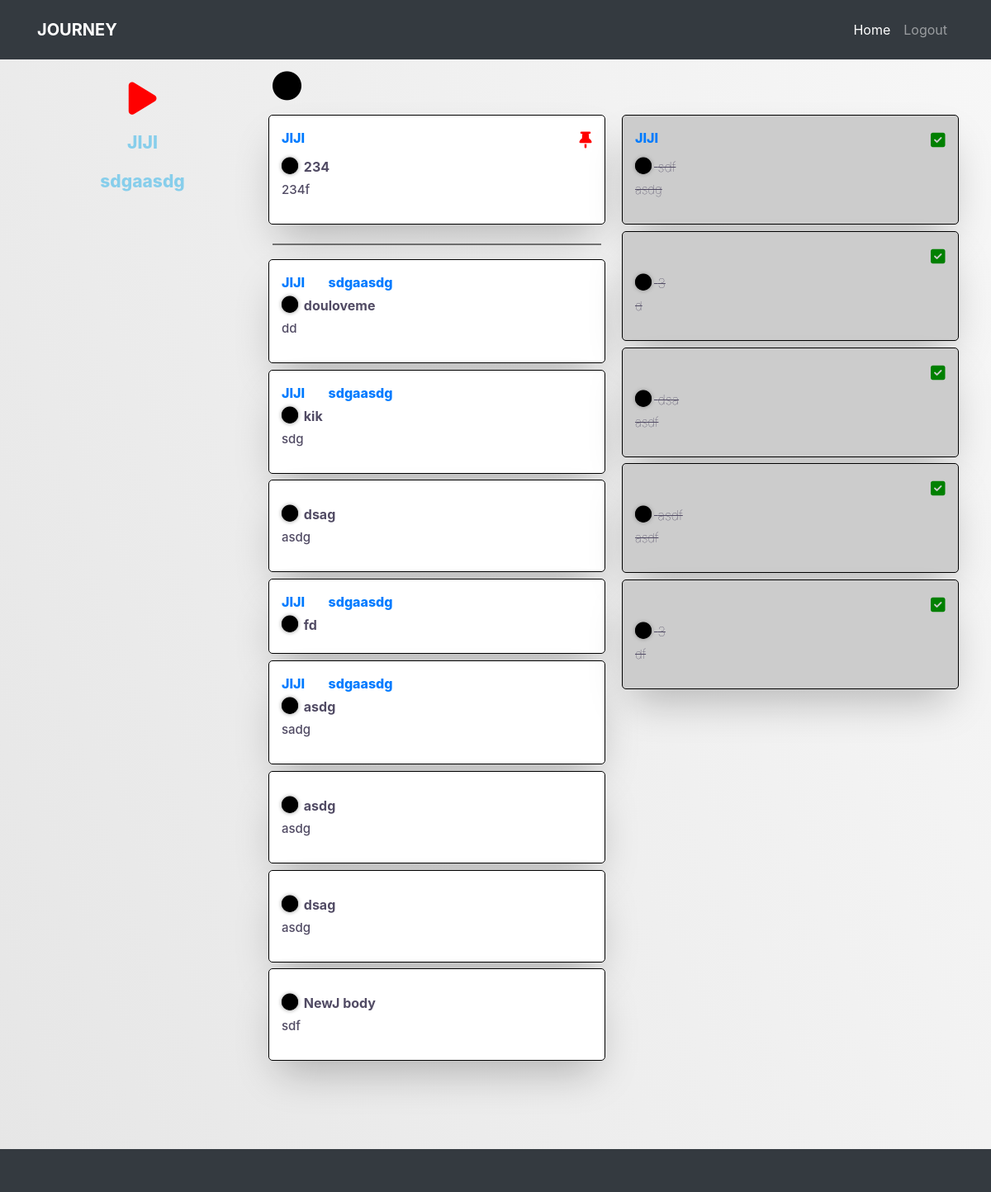
Page /domino/ (signed in) on the earlier database version.
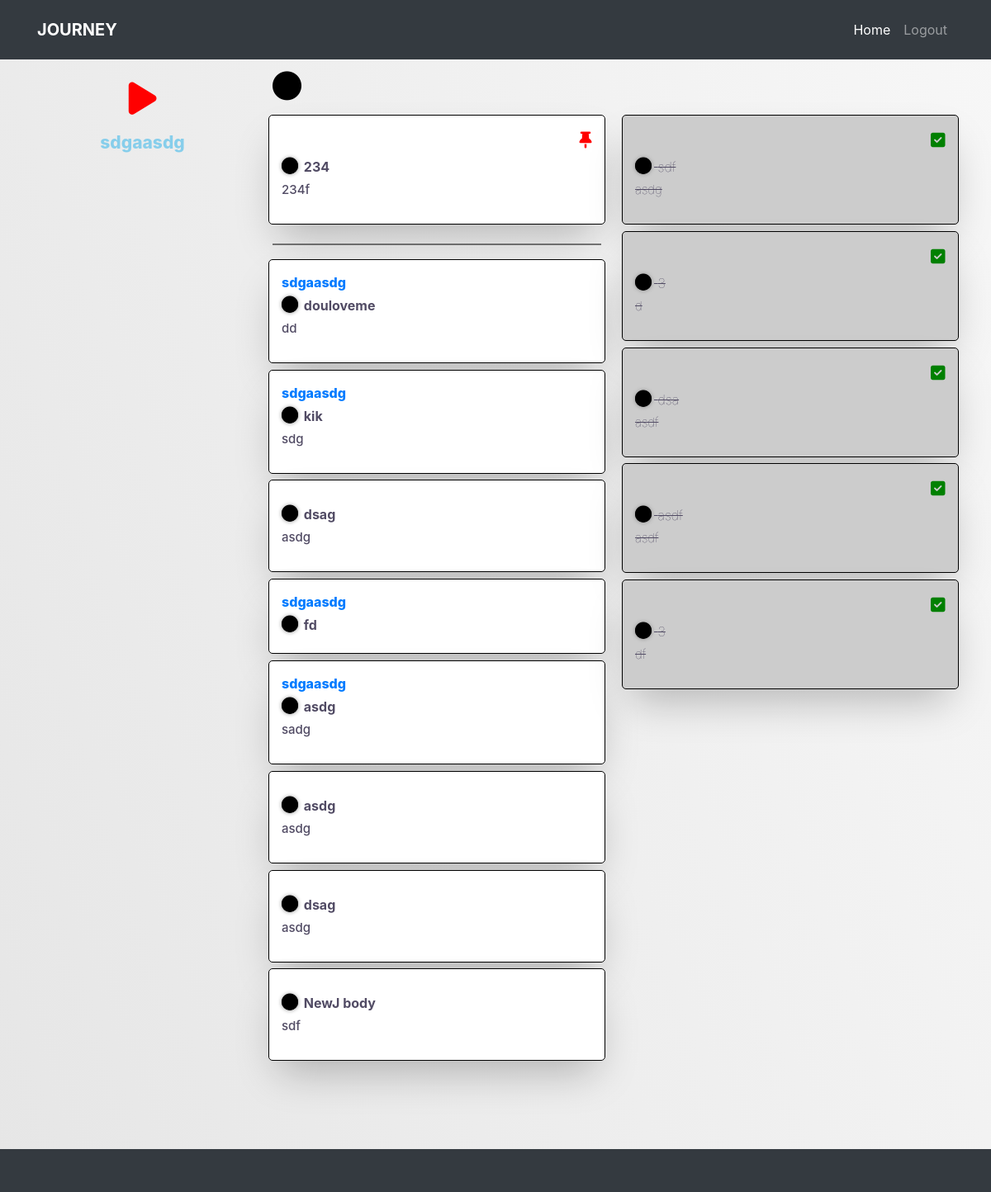
Same page on the later database version.
### journal/models.py (models this page shows, shortened)
class Collection(models.Model):
    journey = models.CharField(max_length=225)
    DateCreated = models.DateTimeField(default=timezone.now)
    icon = models.CharField(max_length=255, blank = True)
    description = models.TextField(blank = True)
    author = models.ForeignKey(User, on_delete=models.CASCADE, blank=True, default = 1)

class Domino(models.Model):
    head = models.CharField(max_length=255)
    body = models.TextField(blank= True)
    DateCreated = models.DateTimeField(default=timezone.now)
    DateLastEditted = models.DateTimeField(default=timezone.now)
    author = models.ForeignKey(User, on_delete=models.CASCADE, blank=True)
    assignedJourney = models.ManyToManyField(Collection, blank=True)
    parentId = models.ForeignKey('self',null=True,blank=True, on_delete=models.CASCADE)
    isPinned = models.BooleanField(default=False)
    isCompleted = models.BooleanField(default=False)
    timeset = models.BooleanField(default=False)

### journal/views.py (the view)
# urls.py: path('/', views.index, name="index"),
def index(request):
    user = request.user
    pinneddominos = Domino.objects.filter(author=user.id, isPinned = True).prefetch_related('assignedJourney').order_by('-DateLastEditted')
    dominos = Domino.objects.filter(author=user.id, isPinned = False, parentId__isnull=True, isCompleted = False).prefetch_related('assignedJourney').order_by('-id')
    completeddominos = Domino.objects.filter(author=user.id, isPinned = False, parentId__isnull=True, isCompleted = True).prefetch_related('assignedJourney').order_by('-DateLastEditted')
    journeys = Collection.objects.filter(author = user.id).order_by('id')
    return render(request, 'journal/dominos.html', {'user':user, 'dominos':dominos,'completeddominos':completeddominos, 'pinneddominos':pinneddominos, 'journeys': journeys})

### journal/templates/journal/dominos.html (shortened to what this page needs)
{% extends 'journal/base.html' %}
{% block content %}
{% if user.is_authenticated %}
<div class="row">
    <div class="col-md-3 journey-container">
        <a href="/domino/newjourney"><i class="d_button collection fas fa-play"></i></a>
        {% for journey in journeys %}
        <a href="/domino/journey/{{journey.id}}">
            {% if journeySelected %}
            <i class="icon icon-journey fas fa-{{journey.icon}} selected"></i>
            <div class="name selected">{{journey.journey}}</div>
            {% else %}
            <div class="name">{{journey.journey}}</div>
            {% endif %}
        </a>
        {% endfor %}
    </div>
    {% if journeySelected %}
    <div class="col-md-9 dominos_page jselected">
    {% else %}
    <div class="col-md-9 dominos_page">
    {% endif %}
        <div class="domino_buttons">
            {% load static %}
            <a href="/domino/new"><i class="d_button new fas fa-circle"></i></a>
        </div>
        <div class="row">
            <div class="col-md-6">
                <div id="pinned-dominos" class="row">
                    {% for domino in pinneddominos %}
                        <div class="domino_container col-md-12 col-sm-12"  onclick="window.location.href='/domino/id/{{domino.id}}'">
                            <div class="domino" id="d{{domino.id}}">
                                <div class="assignedJourneys">
                                    {% for journey in domino.assignedJourney.all %}
                                    <a href="/domino/journey/{{journey.id}}">{{journey.journey}}</a>
                                    {% endfor %}
                                </div>
                                <div class="rightside">
                                    <i class="fas fa-thumbtack pinned"></i>
                                </div>
                                <div class="head">
                                    <i class="icon icon-bullet fas fa-circle"></i>
                                    {{domino.head}}
                                </div>
                                {% if domino.body %}
                                <div class="body">
                                    {{domino.body|linebreaks}}
                                </div>
                                {% endif %}
                            </div>
                        </div>
                    {% endfor %}
                </div>
                <hr style="border-top: 2px solid rgba(0,0,0,.5);">
                <div id="regular-dominos" class="row">
                    {% for domino in dominos %}
                        <div class="domino_container col-md-12 col-sm-12 completed-{{domino.isCompleted}}" onclick="window.location.href='/domino/id/{{domino.id}}'">
                            <div class="domino" id="d{{domino.id}}">
                                <div class="assignedJourneys">
                                    {% for journey in domino.assignedJourney.all %}
                                    <a href="/domino/journey/{{journey.id}}">{{journey.journey}}</a>
                                    {% endfor %}
                                </div>
                                <div class="head">
                                    <i class="icon icon-bullet fas fa-circle"></i>
                                    {{domino.head}}
                                </div>
                                {% if domino.body %}
                                <div class="body">
                                    {{domino.body|linebreaks}}
                                </div>
                                {% endif %}
                            </div>
                        </div>
                    {% endfor %}
                </div>
            </div>
            <div class="col-md-6">
                <div id="completed-dominos" class="row">
                    {% for domino in completeddominos %}
                        <div class="domino_container col-md-12 col-sm-12 completed-{{domino.isCompleted}}"  onclick="window.location.href='/domino/id/{{domino.id}}'">
                            <div class="domino" id="d{{domino.id}}">
                                <div class="assignedJourneys">
                                    {% for journey in domino.assignedJourney.all %}
                                    <a href="/domino/journey/{{journey.id}}">{{journey.journey}}</a>
                                    {% endfor %}
                                </div>
                                <div class="rightside">
                                    {% if domino.isCompleted %}
                                    <i class="icon fas fa-check-square completed"></i>
                                    {% endif %}
                                </div>
                                <div class="head">
                                    <i class="icon icon-bullet fas fa-circle"></i>
                                    {{domino.head}}
                                </div>
                                {% if domino.body %}
                                <div class="body">
                                    {{domino.body|linebreaks}}
                                </div>
                                {% endif %}
                            </div>
                        </div>
                    {% endfor %}
                </div>
            </div>
        </div>
        {% else %}
        <p><a href="login">Login Here</a></p>
        {% endif %}
    </div>
</div>
{% endblock %}

### journal/templates/journal/base.html (shortened to what this page needs)
<!doctype html>
<html lang="en">
<head>
    <link rel="stylesheet" href="https://maxcdn.bootstrapcdn.com/bootstrap/4.0.0/css/bootstrap.min.css"
>
    {% load static %}
    <link rel="stylesheet" href="{% static "journal/styles/main.css" %}">
    <link rel="stylesheet"
        href="https://cdnjs.cloudflare.com/ajax/libs/tempusdominus-bootstrap-4/5.0.0-alpha14/css/tempusdominus-bootstrap-4.min.css" />
</head>
<body>
    <nav class="navbar navbar-expand-lg py-3 navbar-dark bg-dark shadow-sm">
        <div class="container">
            <a href="/" class="navbar-brand">
                <span class="text-uppercase font-weight-bold">Journey</span>
            </a>
            <div id="navbarSupportedContent" class="collapse navbar-collapse">
                <ul class="navbar-nav ml-auto">
                    <li class="nav-item active"><a href="#" class="nav-link">Home </a></li>
                    {% if user.is_authenticated %}
                    <li class="nav-item"><a href="/logout" class="nav-link">Logout</a></li>
                    {% endif %}
                </ul>
            </div>
        </div>
    </nav>
    <main class="container">
        {% block content %}
        {% endblock %}
    </main>
    <footer class="bg-dark">
        <div class="container">
            <div class="col-md-12 text-left">
            </div>
            <div class="col-md-12 text-center">
            </div>
        </div>
    </footer>
</body>
</html>

### journal/static/journal/styles/main.css (style rules this page uses)
html { scroll-behavior: smooth; }
body { background: linear-gradient(70deg, #e6e6e6, #f7f7f7); color: #514B64; min-height: 100vh; }
main { min-height: 1000px; padding-bottom:100px; }
footer { padding:25px; color:white; width:100%; font-weight: 600; }
.dominos_page .domino { margin: 0; display: inline-block; max-height: 250px; width:100%; overflow: hidden; background-color: white; box-shadow: 0 25px 50px -12px rgba(0, 0, 0, 0.25); border: 1px solid black; transform: perspective(1px) translateZ(0); transition-duration: 0.5s; border-radius: 5px; padding: 15px; }
.domino_container { display: inline-block; padding: 1px 10px; margin: 0; }
.domino { margin: 5px 0; background-color: white; -webkit-box-shadow: 3px 3px 5px 6px #ccc; -moz-box-shadow: 3px 3px 5px 6px #ccc; box-shadow: 1px 1px 1px 4px #ccc; transform: perspective(1px) translateZ(0); transition-duration: 0.5s; border-radius: 5px; padding: 9px 20px; }
.domino .head { float:left; margin-bottom: 5px; margin-top:5px; font-size: 16px; line-height: 1.25; font-weight: 700; }
.domino .rightside { display:block; float: right; margin-bottom: 5px; margin-top: 5px; line-height: 1.25; font-weight: 700; }
.domino .assignedJourneys { color:rgb(53, 53, 226); font-weight: 800; float: left;; }
.domino .assignedJourneys a { margin-right:25px; }
.domino .body { font-weight: 500; font-size: 15px; line-height: 1.25; }
.domino_buttons { width: 100%; padding:15px 0; }
.domino_buttons .d_button { margin-right:20px; font-size: 35px; }
.d_button.new { color:black; }
.d_button.collection { color:red; }
.icon-bullet { font-size:21px; display: block; background-color: black; color:black; border-radius: 100%; margin-bottom: 5px; box-shadow: 0px 0px 5px 0px #888; margin-right:3px; }
i.pinned { color:red; }
.icon-bullet { display: inline-block; }
.domino i { font-size:20px; }
i.completed { color:green; }
i.fa-circle { color:black; }
.journey-container { padding-top:25px; }
.journey-container i { font-size:45px; display: block; color: skyblue; text-align: center; }
.journey-container .name { font-size: 21px; color: skyblue; font-weight: 800; text-align: center; margin-top: 25px; margin-bottom: -10px; }
.domino_container.completed-True .domino { background-color : #ccc; }
.domino_container.completed-True .domino .head, .domino_container.completed-True .body { text-decoration: line-through; }
.domino_container.completed-True .domino .head, .domino_container.completed-True .body { font-weight: 100 !important; }

Differences in the rows shown:
removed Collection: journey "JIJI"
